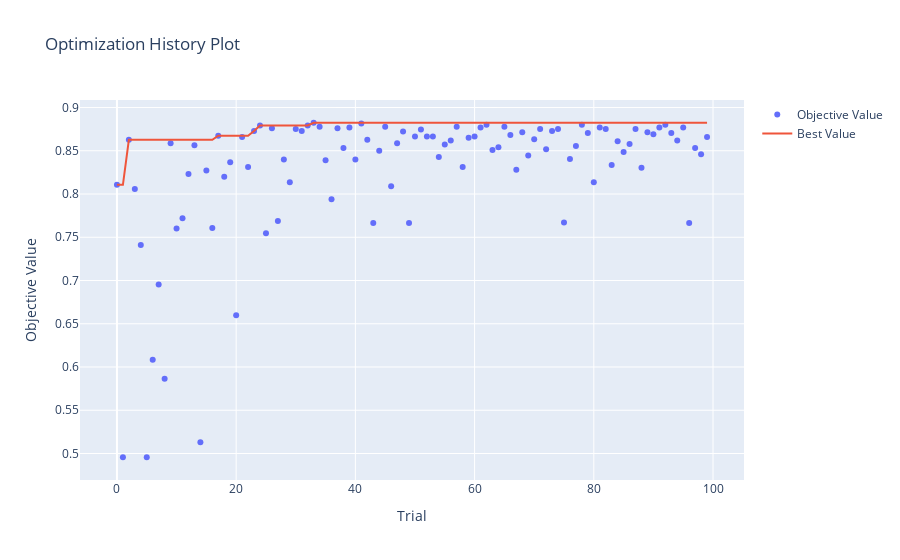

This figure's notebook cell:
### Code cell
optimization_history = ov.plot_optimization_history(text_model)
optimization_history.show()
